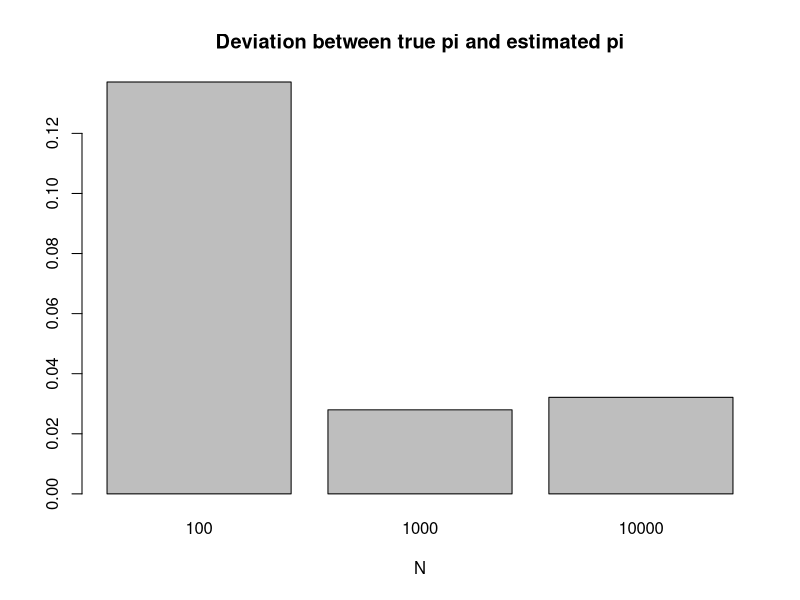

Recreate this plot in R.

#' Exercise 6
#' Run BuffonsNeedle.R several times for each of 100, 1000, and 10000
#' experiments.
#' Does the accuracy of the experimental approximation
#' for pi improve as the number of experiments increases?

N = c(100, 1000, 10000)
est_pi = numeric(0)
for (i in 1:length(N)) {
  n = N[i]
  theta_data = runif(n, min=0, max=pi/2) # angle of needles
  ddata = runif(n, min=0, max=0.5) # the distance from the center of needle to the nearest lines
  est_pi[i] = 2 / (length(ddata[ddata / sin(theta_data) < 1 / 2]) / n) # estimate pi
}

par(mfrow=c(1,1))
barplot(sqrt((pi-est_pi)^2), main='Deviation between true pi and estimated pi',
        xlab='N', names.arg=N)
